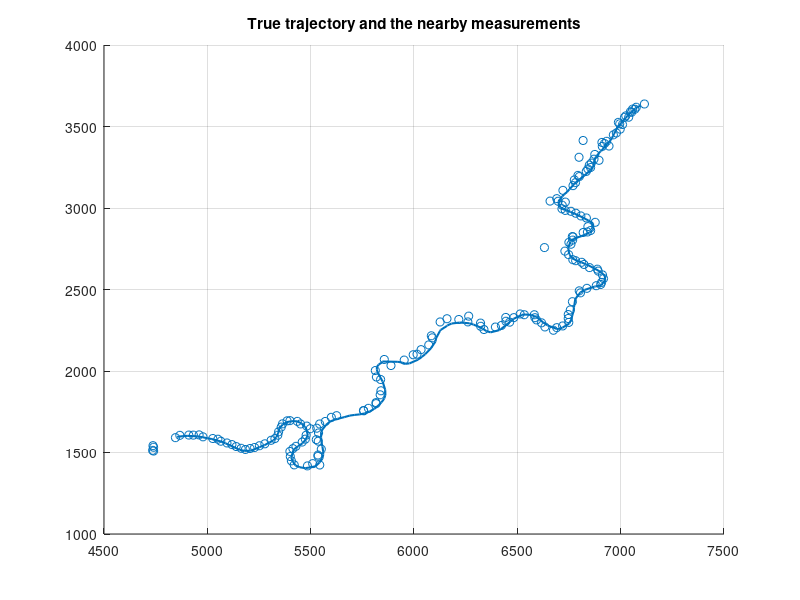

Recreate this plot in MATLAB. (Note: this script raises an error after producing the figure.)
clear;clc;close all;
%%
% load data
load joyridedata.mat;


% plot measurements close to the trajectory
figure(1); clf; hold on; grid on;
Zmat = cell2mat(Z');
Zplotdata = [];
plotMeasDist = 200;
for k = 1:K
   toPlot = false(size(Z{k},2),1);
   closecount(k) = 0;
   for j = 1:size(Z{k}, 2)
        v = Z{k}(:, j) - Xgt(1:2, k);
        toPlot(j) = v' * v <= plotMeasDist^2;
        if toPlot(j) 
            closecount(k) = closecount(k) + 1;
        end
   end
   Zplotdata = [Zplotdata, Z{k}(:, toPlot)];
end
set(gca, 'ColorOrderIndex', 2)
scatter(Zplotdata(1,:), Zplotdata(2,:));
set(gca, 'ColorOrderIndex', 1)
plot(Xgt(1,:),Xgt(2,:), 'LineWidth',1.5);
title('True trajectory and the nearby measurements')

%%
% some minor data analysis for the interested person
i = 0;
maxdist = 30;
for k = 1:K
    if size(Z{k}, 2) > 0
        vall = Xgt(1:2,k) - Z{k};
        dsquared = sum((vall).^2, 1);
        closecount(k) = sum(dsquared <= maxdist^2);
        [mindist, ind] = min(dsquared);
        if mindist < maxdist^2
            i = i + 1;
            d(i) = mindist;
            v(:, i) = vall(:, ind);
        end
    end
end
stepsWithClose = i 
meanMeasError = mean(v, 2)
covMeasError = cov(v')
stds = sqrt(diag(cov(v')))
covEllSize = sqrt(eig(cov(v')))
meanMinMeasDists = mean(d)
meanNumberOfCloseMeasurements = mean(closecount)
%%
%{
% play measurement movie. Remember that you can click the stop button.
figure(2); clf; grid on;
set(gcf,'Visible','on')
plotpause = 0.1; % sets a pause in between time steps if it goes to fast
minZ = min(Xgt(1:2, :), [], 2);
maxZ = max(Xgt(1:2, :), [], 2);
minZ = minZ - 0.05*(maxZ - minZ);
maxZ = maxZ + 0.05*(maxZ - minZ);
for k = 1:K
    scatter(Z{k}(1,:), Z{k}(2,:))
    title(sprintf('measurements at step %d', k))
    axis([minZ(1), maxZ(1), minZ(2), maxZ(2)])
    grid on;
    drawnow;
    pause(plotpause);
end
%}
%%
% Look at individual EKF-PDAs
%r CV  PD]

r = 3;
qCV = 0.05;
qCT = [0.5 0.0000025];


PD = 0.9;
lambda = 0.0000982474;
gateSize = 25^2;
% choose model to tune
s = 2;

% make models
models =  cell(2,1);
models{1} = EKF(discreteCVmodel(qCV, r));
models{2} = EKF(discreteCTmodel(qCT, r));

tracker =  cell(2,1);
tracker{1} = PDAF(models{1}, lambda, PD, gateSize);
tracker{2} = PDAF(models{2}, lambda, PD, gateSize);

% % % % allocate
xbar = zeros(5, K);
Pbar = zeros(5, 5, K);
xhat = zeros(5, K);
Phat = zeros(5, 5, K);
NEES = zeros(K, 1);
NEESpos = zeros(K, 1);
NEESvel = zeros(K, 1);

% initialize filter
xbar(:, 1) = [7100; 3630; -6; -3; 0]; % taken from ground truth
Pbar(:, : ,1) = diag(4*[10; 10; 1; 1; pi/10].^2); % seems reasonable?

% filter
for k = 1:K
    [xhat(:, k) , Phat(:, :, k)] = tracker{s}.update(Z{k}, xbar(:, k), Pbar(:,: ,k));
    NEES(k) = ((xhat(1:4, k) - Xgt(1:4, k))' / squeeze(Phat(1:4, 1:4, k))) * (xhat(1:4, k) - Xgt(1:4, k));
    NEESpos(k) = ((xhat(1:2, k) - Xgt(1:2, k))' / squeeze(Phat(1:2, 1:2, k))) * (xhat(1:2, k) - Xgt(1:2, k));
    NEESvel(k) = ((xhat(3:4, k) - Xgt(3:4, k))' / squeeze(Phat(3:4, 3:4, k))) * (xhat(3:4 ,k) - Xgt(3:4 ,k));
    if k < K
        [xbar(:, k+1), Pbar(:, :, k+1)] = tracker{s}.predict(xhat(:, k), Phat(:, :, k), Ts(k));
    end
end

% errors
poserr = sqrt(sum((xhat(1:2,:) - Xgt(1:2,:)).^2, 1));
posRMSE = sqrt(mean(poserr.^2));
velerr = sqrt(sum((xhat(3:4, :) - Xgt(3:4, :)).^2, 1));
velRMSE = sqrt(mean(velerr.^2));

% consistency
chi2inv([0.025, 0.975], K*2)/K
ANEESpos = mean(NEESpos)
ANEESvel = mean(NEESvel)
%ANIS = mean(NISes)

% plot
figure(3);  clf; 
hold on; grid on;
plot(xhat(1,:), xhat(2,:));
plot(Xgt(1, :), Xgt(2, :))
scatter(Zmat(1,:), Zmat(2, :), 'x');
axis('equal')
%scatter(Z(1,:), Z(2, :));
title(sprintf('posRMSE = %.3f, velRMSE = %.3f',posRMSE, velRMSE))

figure(4); clf; hold on; grid on;
subplot(3,1,1);
hold on; grid on;
plot(sqrt(sum(xhat(3:4,:).^2,1)))
plot(sqrt(sum(Xgt(3:4,:).^2,1)))
ylabel('speed')
subplot(3,1,2);
hold on; grid on;
plot(atan2(xhat(4,:), xhat(3,:)))
plot(atan2(Xgt(4,:), Xgt(3,:)))
ylabel('theta')
subplot(3,1,3)
hold on; grid on;
plot(diff(unwrap(atan2(xhat(4,:), xhat(3,:))))./Ts')
plot(diff(unwrap(atan2(Xgt(4,:), Xgt(3,:))))./Ts')
ylabel('omega')

figure(5); clf;
subplot(3,1,1);
plot(NEES); grid on; hold on;
ylabel('NEES');
ciNEES = chi2inv([0.05, 0.95], 4);
inCI = sum((NEES >= ciNEES(1)) .* (NEES <= ciNEES(2)))/K * 100;
plot([1,K], repmat(ciNEES',[1,2])','r--')
text(K*1.04, -5, sprintf('%.2f%% inside CI', inCI),'Rotation',90);

subplot(3,1,2);
plot(NEESpos); grid on; hold on;
ylabel('NEESpos');
ciNEES = chi2inv([0.05, 0.95], 2);
inCI = sum((NEESpos >= ciNEES(1)) .* (NEESpos <= ciNEES(2)))/K * 100;
plot([1,K], repmat(ciNEES',[1,2])','r--')
text(K*1.04, -5, sprintf('%.2f%% inside CI', inCI),'Rotation',90);

subplot(3,1,3);
plot(NEESvel); grid on; hold on;
ylabel('NEESvel');
ciNEES = chi2inv([0.05, 0.95], 2);
inCI = sum((NEESvel >= ciNEES(1)) .* (NEESvel <= ciNEES(2)))/K * 100;
plot([1,K], repmat(ciNEES',[1,2])','r--')
text(K*1.04, -5, sprintf('%.2f%% inside CI', inCI),'Rotation',90);


%%
% IMM-PDA

% sensor 
r = 10^2;
PD = 0.95;
lambda = 1e-06;%0.0000982474;
gateSize = 5^2;

% dynamic models
qCV = 0.05
qCT = [0.7 0.0001]; %[0.05, 0.0025];
qCVh = 0.3;
modIdx = 1:2;%1:3; 
M = numel(modIdx);

x0 = [7100; 3630; 0; 0; 0]; % taken from gt
P0 = diag([25, 25, 10, 10, pi/6].^2); % seems reasonable?

% markov chain (other parameterizations can be simpler to tune)
PI11 = 0.95;
PI22 = 0.9;
PI33 = 0.1;

PI = [PI11, 0.025, 0.025;
    0.025, PI22, 0.025;
    0.45, 0.45, PI33];

PI = PI(modIdx, modIdx) % select the models to use
PI = PI./sum(PI,1); % be sure to normalize
assert(all(sum(PI, 1) - 1 < eps),'columns of PI must sum to 1')


sprobs0 = [1 1 1]';
sprobs0 = sprobs0(modIdx)/sum(sprobs0(modIdx)) % select models and normalize
assert(all(sprobs0 > 0), 'probabilities must be positive')


% make model
models =  cell(3,1);
models{1} = EKF(discreteCVmodel(qCV, r));
models{2} = EKF(discreteCTmodel(qCT, r));
models{3} = EKF(discreteCVmodel(qCVh, r));
imm = IMM(models(modIdx), PI);
tracker = IMMPDAF(imm, lambda, PD, gateSize);

% allocate
xbar = zeros(5, M, K);
Pbar = zeros(5, 5, M, K);
probbar = zeros(M, K);
xhat = zeros(5, M, K);
xest = zeros(5, K);
Pest = zeros(5, 5, K);
Phat = zeros(5, 5, M, K);
probhat = zeros(M, K);
NEES = zeros(K, 1);
NEESpos = zeros(K, 1);
NEESvel = zeros(K, 1);

% initialize
xbar(:, :, 1) = repmat(x0, [1, M]); % simply same for all modes
Pbar(:, : ,:, 1) = repmat(P0,[1,1,M]); %simply same for all modes
probbar(:, 1) = sprobs0;

% filter
for k=1:K
    % Update
    [probhat(:, k), xhat(:, :, k), Phat(:, :, :, k)] = tracker.update(Z{k}, probbar(:, k), xbar(:, :, k), Pbar(:, :, :, k));
    
    % Total state mean and cov
    [xest(:, k), Pest(:, :, k)] =  tracker.imm.estimate(probhat(: , k), xhat(:, :, k), Phat(:, :, :, k));
    
    NEES(k) = (xest(1:4, k) - Xgt(:, k))' * (Pest(1:4, 1:4, k) \ (xest(1:4, k) - Xgt(:, k)));
    NEESpos(k) = (xest(1:2, k) - Xgt(1:2, k))' * (Pest(1:2, 1:2, k ) \ (xest(1:2, k) - Xgt(1:2, k)));
    NEESvel(k) = (xest(3:4, k) - Xgt(3:4, k))' * (Pest(3:4, 3:4, k ) \ (xest(3:4, k) - Xgt(3:4, k)));
 
    if k < K
        [probbar(:, k+1), xbar(:, :, k+1), Pbar(:, :, :, k+1)] = ...
            tracker.predict(probhat(:, k), xhat(:, :, k), Phat(:, :, :, k), Ts(k));
    end
end    

% errors
poserr = sqrt(sum((xest(1:2,:) - Xgt(1:2,:)).^2, 1));
posRMSE = sqrt(mean(poserr.^2)); % not true RMSE (which is over monte carlo simulations)
velerr = sqrt(sum((xest(3:4, :) - Xgt(3:4, :)).^2, 1));
velRMSE = sqrt(mean(velerr.^2)); % not true RMSE (which is over monte carlo simulations)
peakPosDeviation = max(poserr);
peakVelDeviation = max(velerr);

% consistency
CI2K = chi2inv([0.025, 0.975], K*2)/K
ANEESpos = mean(NEESpos)
ANEESvel = mean(NEESvel)

CI4K = chi2inv([0.025, 0.975], K*4)/K
ANEES = mean(NEES)

% plot
figure(6); clf; hold on; grid on;
plot(xest(1,:), xest(2,:));
plot(Xgt(1,:), Xgt(2, :));
%scatter(Zmat(1,:), Zmat(2,:))
axis('equal')
title(sprintf('posRMSE = %.3f, velRMSE = %.3f, peakPosDev = %.3f, peakVelDev = %.3f',posRMSE, velRMSE, peakPosDeviation, peakVelDeviation))

figure(7); clf; hold on; grid on;
subplot(3,1,1);
hold on; grid on;
plot(sqrt(sum(xest(3:4,:).^2,1)))
plot(sqrt(sum(Xgt(3:4,:).^2,1)))
ylabel('speed')
xlabel('timestep')

subplot(3,1,2);
hold on; grid on;
plot(atan2(xest(4,:), xest(3,:)))
plot(atan2(Xgt(4,:), Xgt(3,:)))
ylabel('theta')
xlabel('timestep')

subplot(3,1,3)
hold on; grid on;
plot(diff(unwrap(atan2(xest(4,:), xest(3,:))))./Ts')
plot(diff(unwrap(atan2(Xgt(4,:), Xgt(3,:))))./Ts')
ylabel('omega')
xlabel('timestep')

figure(8); clf;
plot(probhat');
xlabel('timestep')
grid on;
legend('CV','CT','CV-high');

figure(9); clf;
subplot(2,1,1); 
plot(poserr); grid on;
ylabel('position error')
subplot(2,1,2);
plot(velerr); grid on;
ylabel('velocity error')
xlabel('timestep')

figure(10); clf;
subplot(3,1,1);
plot(NEES); grid on; hold on;
ylabel('NEES');
xlabel('timestep')
ciNEES = chi2inv([0.05, 0.95], 4);
inCI = sum((NEES >= ciNEES(1)) .* (NEES <= ciNEES(2)))/K * 100;
plot([1,K], repmat(ciNEES',[1,2])','r--')
text(K*1.04, -5, sprintf('%.2f%% inside CI', inCI),'Rotation',90);

subplot(3,1,2);
plot(NEESpos); grid on; hold on;
ylabel('NEESpos');
xlabel('timestep')
ciNEES = chi2inv([0.05, 0.95], 2);
inCI = sum((NEESpos >= ciNEES(1)) .* (NEESpos <= ciNEES(2)))/K * 100;
plot([1,K], repmat(ciNEES',[1,2])','r--')
text(K*1.04, -5, sprintf('%.2f%% inside CI', inCI),'Rotation',90);

subplot(3,1,3);
plot(NEESvel); grid on; hold on;
ylabel('NEESvel');
xlabel('timestep')
ciNEES = chi2inv([0.05, 0.95], 2);
inCI = sum((NEESvel >= ciNEES(1)) .* (NEESvel <= ciNEES(2)))/K * 100;
plot([1,K], repmat(ciNEES',[1,2])','r--')
text(K*1.04, -5, sprintf('%.2f%% inside CI', inCI),'Rotation',90);
%%
%estimation "movie"
mTL = 0.2; % maximum transparancy (between 0 and 1);
plotpause = 1; % lenght to pause between time steps;
plotRange = 2:K; % the range to go through
N = 50; % number of points to use for ellipse;

%k = 31; assert(all([k > 1, k <= K]), 'K must be in proper range')
figure(11); clf; grid on; hold on; axis equal;
set(gcf,'Visible','on')
co = get(gca, 'colorOrder');
minAx = zeros(1,2);
maxAx = 7000*ones(1,2);
thetas = (0:N)*2*pi/N;
for k = plotRange
    % tracker
    subplot(1,2,1);
    cla; grid on; hold on; axis equal;
    title(sprintf('time step %d', k));
    gated = tracker.gate(Z{k}, probbar(:, k), xbar(:, :, k), Pbar(:, :, :, k));
    minG = 1e20 * ones(2,1);
    maxG = -1e20 * ones(2,1);
    [skupd, xkupd, Pkupd] = tracker.conditionalUpdate(Z{k}(:, gated), probbar(:, k), xbar(:, :, k), Pbar(:, :, :, k));
    beta = tracker.associationProbabilities(Z{k}(:, gated), probbar(:, k), xbar(:, :, k), Pbar(:, :, :, k));
    for s = 1:M
        plot(squeeze(xhat(1, s, 1:(k-1))), squeeze(xhat(2, s, 1:(k-1)))','Color', co(s,:));
        axis([minAx(1), maxAx(1), minAx(2), maxAx(2)])
        for j = 1:size(xkupd, 3)
            csj = mTL * co(s, :) + (1 - mTL) * (beta(j)*skupd(s, j)*co(s, :) + (1 - beta(j)*skupd(s, j)) * ones(1, 3)); % transparancy
            pl = plot([squeeze(xhat(1, s, k-1)); xkupd(1, s, j)], [squeeze(xhat(2, s, k-1)); xkupd(2, s, j)], '--', 'Color', csj);
            axis([minAx(1), maxAx(1), minAx(2), maxAx(2)])
            %alpha(pl, beta(j)*skupd(s, j));
            drawnow;
            covEllData = chol(Pkupd(1:2,1:2, s, j))' * [cos(thetas); sin(thetas)] + xkupd(1:2, s, j);
            pl = plot(covEllData(1, :), covEllData(2, :), '--', 'Color', csj);
        end
        
        [vk, Sk] = imm.modeFilters{s}.innovation([0,0], squeeze(xbar(:, s, k)), squeeze(Pbar(:, :, s, k)));
        gateData = chol(Sk)' * [cos(thetas); sin(thetas)] * sqrt(tracker.gateSize) + squeeze(xbar(1:2, s, k));
        plot(gateData(1, :),gateData(2, :), '.--', 'Color', co(s,:))
        scatter(Z{k}(1, :), Z{k}(2, :), 'rx')
        
        minGs = min(gateData, [], 2);
        minG = minGs .* (minGs < minG) + minG .* (minG <= minGs);
        maxGs = max(gateData, [], 2);
        maxG = maxGs .* (maxGs > maxG) + maxG .* (maxG >= maxGs);
        
    end
    scale = 1;
    minAx = minG - scale * (maxG - minG);
    maxAx = maxG + scale * (maxG - minG);
    axis([minAx(1), maxAx(1), minAx(2), maxAx(2)])
    %legend()
    
    % mode probabilities
    subplot(1,2,2)
    cla; grid on; hold on;
    for s = 1:M
        plot(probhat(s, 1:(k - 1)), 'Color', co(s, :));
        for j = 1:size(xkupd, 3)
            csj = mTL * co(s, :) + (1 - mTL) * (beta(j)*skupd(s, j)*co(s, :) + (1 - beta(j)*skupd(s, j)) * ones(1, 3)); % transparancy
            plot([k-1, k], [probhat(s, k-1), skupd(s, j)], '--', 'color', csj)
        end
    end
    axis([1, plotRange(end), 0, 1])
    drawnow;
    pause(plotpause)
end
%}